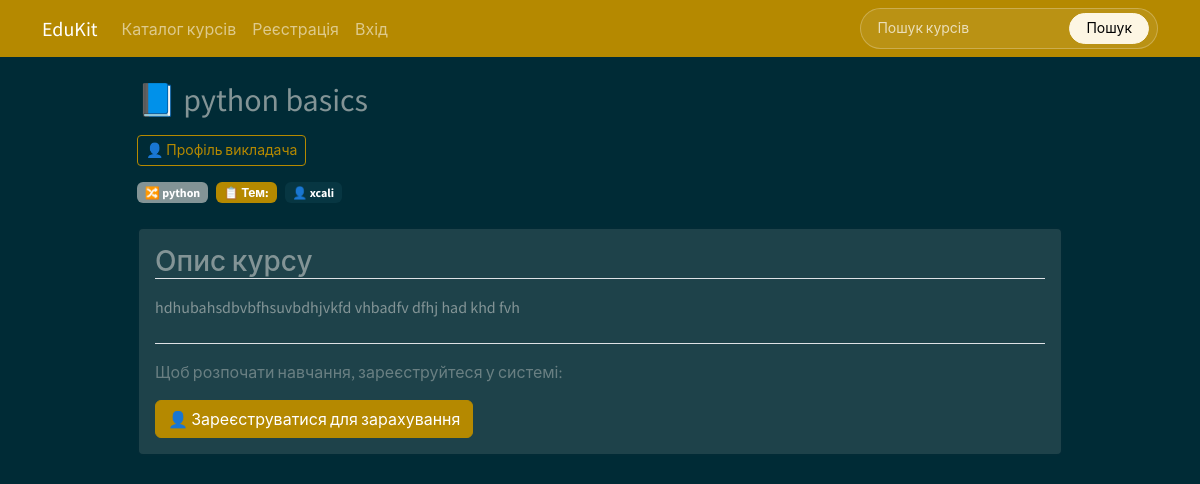
The page /course/python_intro/ on the database its author committed.
### courses/models.py (models this page shows, shortened)
class Course(models.Model):
    owner = models.ForeignKey(User, related_name='courses_created', on_delete=models.CASCADE, verbose_name="Викладач")
    subject = models.ForeignKey(Subject, related_name="courses", on_delete=models.CASCADE, verbose_name="Спеціалізація")
    title = models.CharField(max_length=500, verbose_name="Назва")
    slug = models.SlugField(max_length=500, unique=True, verbose_name="Коротка назва")
    overview = models.TextField(verbose_name="Опис")
    created = models.DateTimeField(auto_now_add=True)
    students = models.ManyToManyField(User, related_name='course_joined', blank=True, verbose_name="Зараховані студенти")
    published = models.BooleanField(default=False)
    class Meta:
        verbose_name = "Курс"
        verbose_name_plural = "Курси"
        ordering = ['-created']

class Subject(models.Model):
    title = models.CharField(max_length=200, verbose_name="Назва")
    slug = models.SlugField(max_length=200, unique=True)
    class Meta:
        verbose_name = "Спеціалізація"
        verbose_name_plural = "Спеціалізації"
        ordering = ['title']

### students/models.py (models this page shows, shortened)
class TeacherProfile(models.Model):
    user = models.OneToOneField(User, on_delete=models.CASCADE, related_name='teacher_profile')
    full_name = models.CharField(max_length=100)
    description = models.TextField(blank=True)
    youtube = models.URLField(blank=True)
    telegram = models.URLField(blank=True)
    linkedin = models.URLField(blank=True)
    website = models.URLField(blank=True)

### courses/views.py (the view)
# urls.py: path('<slug:slug>/', views.CourseDetailView.as_view(), name='course_detail'),
class CourseDetailView(DetailView):
    model = Course
    template_name = 'courses/course/detail.html'
    context_object_name = "course"
    def get(self, request, *args, **kwargs):
        course = self.get_object()
        if request.user.is_authenticated:
            if course.students.filter(id=request.user.id).exists():
                return redirect("student_course_detail", course.id)
        return super().get(request, *args, **kwargs)
    def get_object(self, queryset=None):
        course = super().get_object(queryset)
        user = self.request.user
        if course.owner == user:
            return course
        if user.is_authenticated and course.students.filter(id=user.id).exists():
            return course
        if course.published:
            return course
        raise Http404("This course is not available")
    def get_context_data(self, **kwargs):
        context = super().get_context_data(**kwargs)
        course = self.get_object()
        context['enroll_form'] = CourseEnrollForm(initial={'course': course})
        if hasattr(course.owner, "teacher_profile"):
            context['teacher_profile'] = course.owner.teacher_profile
        else:
            context['teacher_profile'] = None
        context['more_courses'] = Course.objects.filter(owner=course.owner).exclude(id=course.id)[:5]
        return context

### students/forms.py
class CourseEnrollForm(forms.Form):
    course = forms.ModelChoiceField(
        queryset=Course.objects.all(),
        widget=forms.HiddenInput
    )

### courses/templatetags/courses.py (called while the page is built)
@register.filter(name="markdown")
def markdown_filter(text):
    return mark_safe(markdown.markdown(text))

### courses/templates/courses/course/detail.html (shortened to what this page needs)
{% extends "base.html" %}
{% load courses %}
{% load crispy_forms_tags %}
{% block content %}
  {% with subject=object.subject %}
    <div class="row justify-content-center">
      <div class="col-12 col-lg-10">
        <h2 class="mb-3">📘 {{ object.title }}</h2>
        {% if object.owner.teacher_profile %}
          <a href="{% url 'teacher_profile' object.owner.teacher_profile.id %}"
             class="btn btn-outline-primary btn-sm mb-3">
            👤 Профіль викладача
          </a>
        {% endif %}
        <div class="d-flex flex-wrap gap-2 mb-4">
          <a href="{% url 'course_list_subject' subject.slug %}"
             class="badge text-bg-secondary text-decoration-none"
             title="Напрям">
            🔀 {{ subject.title }}
          </a>
          <span class="badge text-bg-primary" title="Кількість тем">
            📋 Тем: {{ object.modules.count }}
          </span>
          <span class="badge text-bg-dark" title="Викладач">
            👤
            {% if object.owner.teacher_profile %}
              <a href="{% url 'teacher_profile' object.owner.teacher_profile.id %}"
                 class="text-white text-decoration-none">
                {{ object.owner.teacher_profile.full_name }}
              </a>
            {% else %}
              {{ object.owner.get_full_name }}
            {% endif %}
          </span>
        </div>
        <div class="card border-2">
          <div class="card-body">
            <h3 class="card-title mb-3 border-bottom">Опис курсу</h3>
            <div class="card-text">{{ object.overview|markdown }}</div>
            <div class="mt-4 pt-3 border-top">
              {% if request.user.is_authenticated %}
                <h5 class="mb-3">📝 Зарахування на курс</h5>
                {% if request.user in object.students.all %}
                  <div class="alert alert-success">
                    🎉 Ви вже зараховані на цей курс!
                  </div>
                {% else %}
                  <form action="{% url 'student_enroll_course' %}" method="post">
                    {% csrf_token %}
                    {{ enroll_form|crispy }}
                    <button type="submit" class="btn btn-primary">
                      ✅ Зарахуватися на курс
                    </button>
                  </form>
                {% endif %}
              {% else %}
                <p class="text-muted mb-3">
                  Щоб розпочати навчання, зареєструйтеся у системі:
                </p>
                <a href="{% url 'student_registration' %}"
                   class="btn btn-primary">
                  👤 Зареєструватися для зарахування
                </a>
              {% endif %}
            </div>
          </div>
        </div>
      </div>
    </div>
  {% endwith %}
{% endblock %}

### rows shown on the page
Course: title "python basics", owner.teacher_profile.full_name "xcali", overview "hdhubahsdbvbfhsuvbdhjvkfd vhbadfv dfhj had khd fvh"
Subject: title "python"
